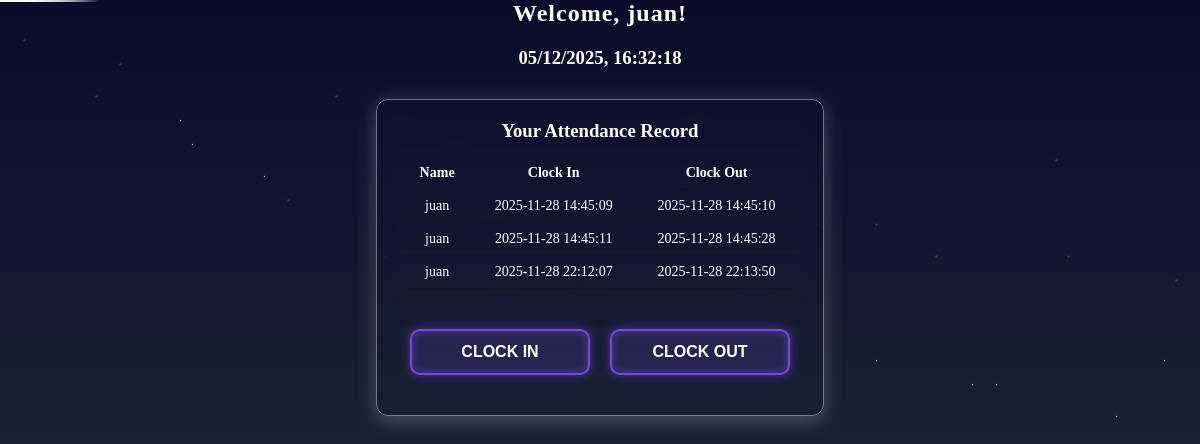
/homepage (signed in), run on the app's committed database.
### appp.py (models this page shows)
class User(db.Model):
    user_id = db.Column(db.Integer, primary_key=True, autoincrement=True)
    username = db.Column(db.String(100), unique=True, nullable=False)
    email = db.Column(db.String(150), unique=True, nullable=False)
    password = db.Column(db.String(150), nullable=False)
    role = db.Column(db.String(20), default="student")

class Attendance(db.Model):
    id = db.Column(db.Integer, primary_key=True, autoincrement=True)
    user_id = db.Column(db.Integer, nullable=False)
    clock_in = db.Column(db.String)
    clock_out = db.Column(db.String)

### appp.py (the view)
@app.route("/homepage")
def homepage():
    if "role" not in session:
        return redirect("/login")
    if session["role"] == "admin":
        all_data = Attendance.query.all()
        return render_template("admin_home.html", data=all_data)
    user_id = session["user_id"]
    student_records = db.session.query(
        User.username,
        Attendance.clock_in,
        Attendance.clock_out
    ).join(User, Attendance.user_id == User.user_id)\
     .filter(Attendance.user_id == user_id).all()
    return render_template(
        "student_home.html",
        username=session["username"],
        data=student_records
    )

### templates/student_home.html (shortened to what this page needs)
<!DOCTYPE html>
<html>
<head>
    <link rel="stylesheet" href="{{ url_for('static', filename='stylestudent.css') }}">
</head>
<body>
    <h2 style="text-align:center; color:white;">
        Welcome, {{ username }}!
    </h2>
    <h3 id="currentTime" style="color:white; text-align:center; margin-bottom:15px;"></h3>
    <div class="table-box" style="margin-top:30px;">
        <h3 style="color:white; text-align:center; margin-bottom:15px;">
            Your Attendance Record
        </h3>
        <table>
            <tr>
                <th>Name</th>
                <th>Clock In</th>
                <th>Clock Out</th>
            </tr>
            {% for row in data %}
            <tr>
                <td>{{ row.username }}</td>
                <td>{{ row.clock_in }}</td>
                <td>{{ row.clock_out }}</td>
            </tr>
            {% endfor %}
        </table>
        <div class="btn-center">
            <form action="/clockin" method="POST">
                <button class="action-btn">Clock In</button>
            </form>
            <form action="/clockout" method="POST">
                <button class="action-btn">Clock Out</button>
            </form>
        </div>
    </div>
</body>
</html>

### static/stylestudent.css (style rules this page uses)
* { margin: 0; padding: 0; box-sizing: border-box; }
body { min-height: 100vh; background: linear-gradient(to bottom, #0b0b2b, #1b2735 70%, #090a0f); overflow: hidden; }
.table-box { width: fit-content; margin: 25px auto; padding: 20px 25px; background: #ffffff00; backdrop-filter: blur(8px); -webkit-backdrop-filter: blur(8px); border-radius: 12px; box-shadow: 0px 4px 20px rgba(255, 255, 255, 0.25); border: 1px solid rgba(255,255,255,0.4); }
.table-box table { border-collapse: collapse; width: 100%; color: #ffffff; }
.table-box th, .table-box td { padding: 8px 14px; border-bottom: 1px solid rgba(0, 0, 0, 0.15); text-align: center; font-size: 14px; }
.table-box th { font-weight: bold; color: #ffffff; }
h2 { margin-bottom: 20px; color: #ffffff; letter-spacing: 1px; }
button { width: 20%; padding: 10px; margin-top: 15px; background: #6a5acd; border: none; color: rgb(255, 255, 255); border-radius: 8px; font-size: 15px; font-weight: bold; cursor: pointer; transition: 0.3s; }
.action-btn { width: 180px; padding: 12px 0; margin: 12px auto; color: #ffffff; font-size: 16px; font-weight: bold; text-transform: uppercase; border-radius: 10px; border: 2px solid rgba(140, 82, 255, 0.8); background: rgba(140, 82, 255, 0.15); backdrop-filter: blur(6px); box-shadow: 0 0 12px rgba(140, 82, 255, 0.5), inset 0 0 10px rgba(140, 82, 255, 0.4); cursor: pointer; transition: 0.25s ease; position: relative; overflow: hidden; }
.action-btn::after { content: ""; position: absolute; top: 0; left: -100%; width: 50%; height: 100%; background: linear-gradient(120deg, transparent, rgba(255,255,255,0.4), transparent); transition: 0.5s; }
.btn-center { margin-top: 20px; text-align: center; }
.btn-center form { display: inline-block; margin: 8px; }

### data on the page
User: username "juan"
Attendance: username "juan", clock_in "2025-11-28 14:45:09", clock_out "2025-11-28 14:45:10"
Attendance: username "juan", clock_in "2025-11-28 14:45:11", clock_out "2025-11-28 14:45:28"
Attendance: username "juan", clock_in "2025-11-28 22:12:07", clock_out "2025-11-28 22:13:50"
